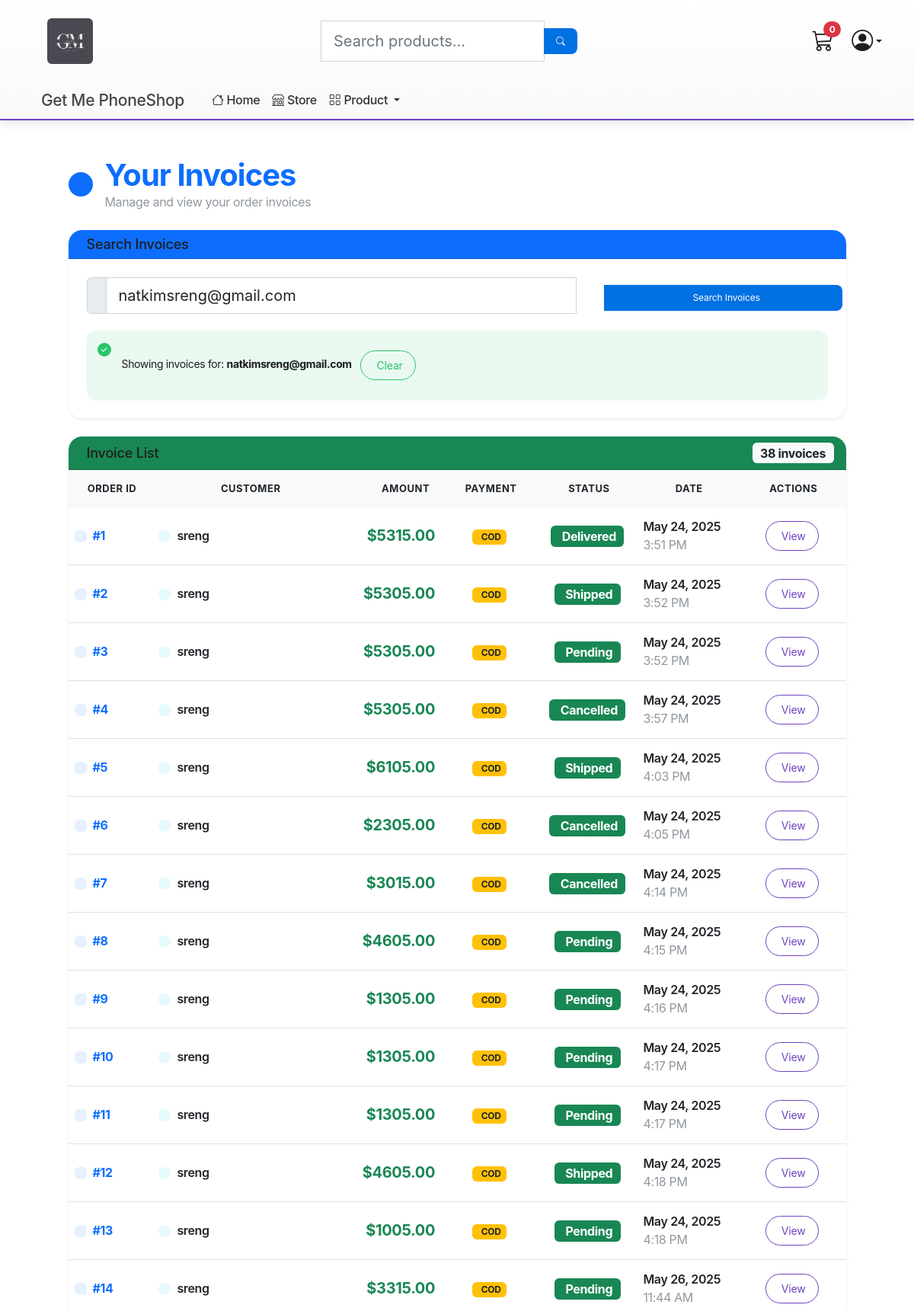
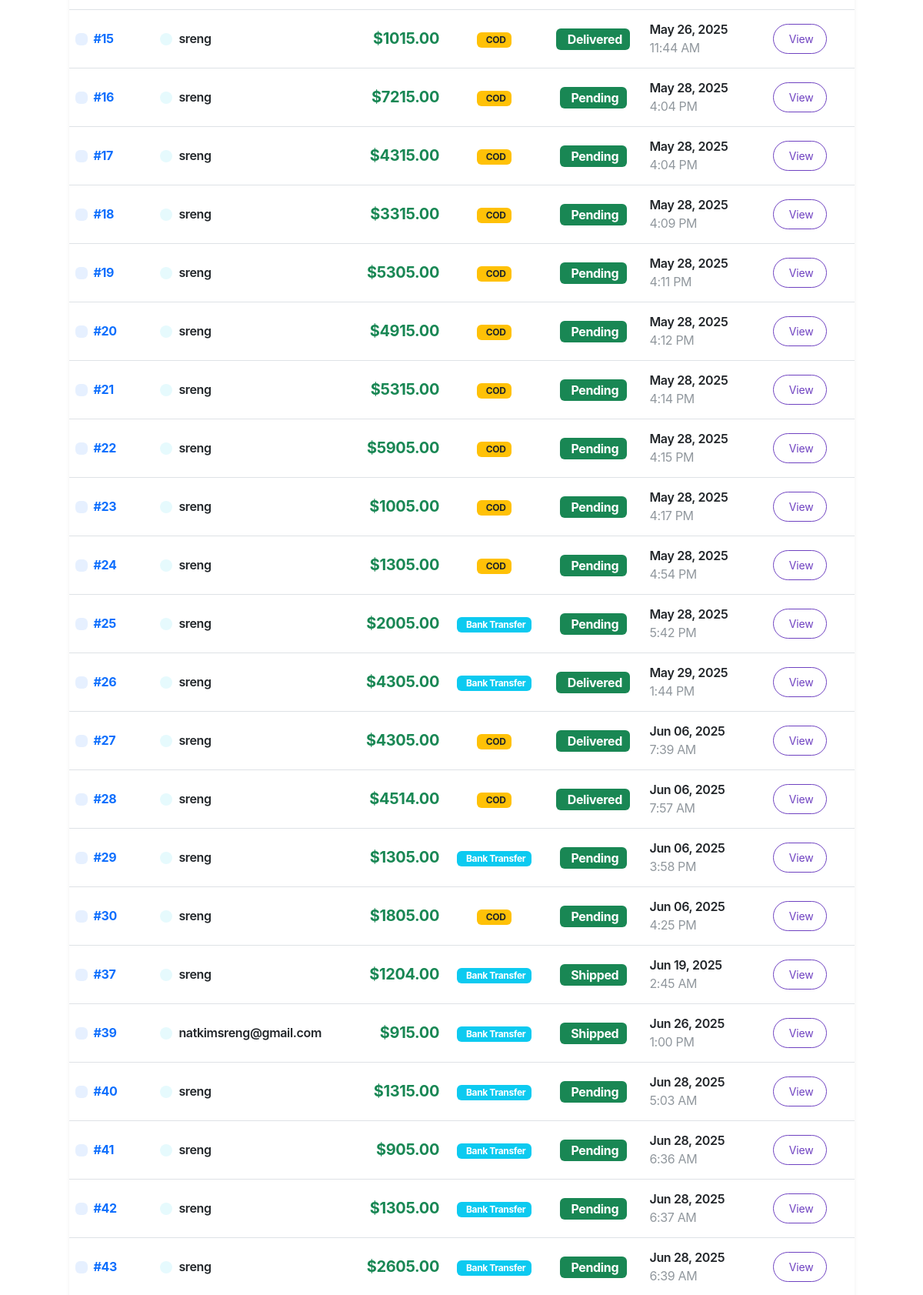
Screenshot of /payment/customer_invoice_list/ (signed in, upper part) with the database file from the repository (2 pictures, top to bottom).
### payment/models.py (models this page shows, shortened)
class Order(models.Model):
    class StatusChoices(models.TextChoices):
        PENDING = 'PENDING', 'Pending'
        SHIPPED = 'SHIPPED', 'Shipped'
        DELIVERED = 'DELIVERED', 'Delivered'
        CANCELLED = 'CANCELLED', 'Cancelled'
    class PaymentMethodChoices(models.TextChoices):
        COD = 'cod', 'Pay on Delivery'
        BANK_TRANSFER = 'bank_transfer', 'Bank Transfer'
    user = models.ForeignKey(User, on_delete=models.CASCADE, null=True, blank=True)
    shipping_address = models.ForeignKey(ShippingAddress, on_delete=models.SET_NULL, null=True)
    delivery_option = models.ForeignKey(DeliveryOption, on_delete=models.SET_NULL, null=True)
    payment_method = models.CharField(max_length=20, choices=PaymentMethodChoices.choices, default=PaymentMethodChoices.COD)
    amount_paid = models.DecimalField(max_digits=10, decimal_places=2)
    date_ordered = models.DateTimeField(auto_now_add=True)
    status = models.CharField(max_length=20, choices=StatusChoices.choices, default=StatusChoices.PENDING)
    date_shipped = models.DateTimeField(blank=True, null=True)

### payment/views.py (the view)
# urls.py: path('customer_invoice_list/', views.customer_invoice_list, name="customer_invoice_list"),
@login_required(login_url='/register/')
def customer_invoice_list(request):
    email = request.GET.get('email')
    orders = []
    if not email and request.user.is_authenticated:
        email = request.user.email
    if email:
        orders = Order.objects.filter(shipping_address__shipping_email=email).select_related('shipping_address', 'delivery_option').prefetch_related('orderitem_set__product')
        if not orders:
            messages.info(request, 'No invoices found for this email address.')
    context = {
        'orders': orders,
        'email': email
    }
    return render(request, 'payment/customer_invoice_list.html', context)

### cart/cart.py (called while the page is built)
    def __len__(self):
        return sum(item['quantity'] for item in self.cart.values())

### cart/context_processors.py (called while the page is built)
def cart(request):
    return {'cart': Cart(request)}

### payment/templates/payment/customer_invoice_list.html (shortened to what this page needs)
{% extends 'store/main.html' %}{% load static %}
{% block content %}
<div class="container my-5">
  <div class="row justify-content-center">
    <div class="col-lg-11">
      <div class="d-flex align-items-center mb-4">
        <div class="bg-primary rounded-circle p-3 me-3">
        </div>
        <div>
          <h1 class="display-6 mb-0 text-primary fw-bold">Your Invoices</h1>
          <p class="text-muted mb-0">Manage and view your order invoices</p>
        </div>
      </div>
      <div class="card shadow-sm mb-4">
        <div class="card-header bg-primary text-white">
          <h5 class="card-title mb-0">
            Search Invoices
          </h5>
        </div>
        <div class="card-body">
          <form method="get" action="{% url 'customer_invoice_list' %}" class="row g-3">
            <div class="col-md-8">
              <div class="input-group">
                <span class="input-group-text">
                </span>
                <input type="email"
                       name="email"
                       value="{{ email|default_if_none:'' }}"
                       placeholder="Enter your email address"
                       class="form-control form-control-lg"
                       required>
              </div>
            </div>
            <div class="col-md-4">
              <button type="submit" class="btn btn-primary btn-lg w-100">
                Search Invoices
              </button>
            </div>
          </form>
          {% if email %}
          <div class="mt-3">
            <div class="alert alert-success mb-0">
              Showing invoices for: <strong>{{ email }}</strong>
              <a href="{% url 'customer_invoice_list' %}" class="btn btn-sm btn-outline-success ms-2">
                Clear
              </a>
            </div>
          </div>
          {% endif %}
        </div>
      </div>
      <div class="card shadow-sm">
        <div class="card-header bg-success text-white d-flex justify-content-between align-items-center">
          <h5 class="card-title mb-0">
            Invoice List
          </h5>
          <span class="badge bg-light text-dark fs-6">
            {{ orders|length }} invoice{{ orders|length|pluralize }}
          </span>
        </div>
        <div class="card-body p-0">
          {% if orders %}
          <div class="table-responsive">
            <table class="table table-hover mb-0">
              <thead class="table-light">
                <tr>
                  <th class="border-0 fw-bold text-dark">
                    Order ID
                  </th>
                  <th class="border-0 fw-bold text-dark">
                    Customer
                  </th>
                  <th class="border-0 fw-bold text-dark text-end">
                    Amount
                  </th>
                  <th class="border-0 fw-bold text-dark text-center">
                    Payment
                  </th>
                  <th class="border-0 fw-bold text-dark text-center">
                    Status
                  </th>
                  <th class="border-0 fw-bold text-dark">
                    Date
                  </th>
                  <th class="border-0 fw-bold text-dark text-center">
                    Actions
                  </th>
                </tr>
              </thead>
              <tbody>
                {% for order in orders %}
                <tr class="align-middle">
                  <td>
                    <div class="d-flex align-items-center">
                      <div class="bg-primary bg-opacity-10 rounded p-2 me-2">
                      </div>
                      <span class="fw-bold text-primary">#{{ order.id }}</span>
                    </div>
                  </td>
                  <td>
                    <div class="d-flex align-items-center">
                      <div class="bg-info bg-opacity-10 rounded-circle p-2 me-2">
                      </div>
                      <div>
                        {% if order.user %}
                          <span class="fw-semibold">{{ order.user.username }}</span>
                        {% elif order.shipping_address %}
                          <span class="fw-semibold">{{ order.shipping_address.shipping_full_name }}</span>
                        {% else %}
                          <span class="text-muted fst-italic">N/A</span>
                        {% endif %}
                      </div>
                    </div>
                  </td>
                  <td class="text-end">
                    <span class="fw-bold text-success fs-5">${{ order.amount_paid|floatformat:2 }}</span>
                  </td>
                  <td class="text-center">
                    {% if order.payment_method == 'cod' %}
                      <span class="badge bg-warning text-dark">
                        COD
                      </span>
                    {% elif order.payment_method == 'bank_transfer' %}
                      <span class="badge bg-info">
                        Bank Transfer
                      </span>
                    {% else %}
                      <span class="badge bg-secondary">{{ order.payment_method }}</span>
                    {% endif %}
                  </td>
                  <td class="text-center">
                    <span class="badge bg-success fs-6">
                      {{ order.get_status_display }}
                    </span>
                  </td>
                  <td>
                    <div class="text-nowrap">
                      <div class="fw-semibold">{{ order.date_ordered|date:"M d, Y" }}</div>
                      <small class="text-muted">{{ order.date_ordered|date:"g:i A" }}</small>
                    </div>
                  </td>
                  <td class="text-center">
                    <div class="btn-group" role="group">
                      <a href="{% url 'customer_invoice_detail' order.id %}"
                         class="btn btn-outline-primary btn-sm"
                         data-bs-toggle="tooltip"
                         title="View Invoice Details">
                        View
                      </a>
                    </div>
                  </td>
                </tr>
                {% endfor %}
              </tbody>
            </table>
          </div>
          {% endif %}
        </div>
      </div>
    </div>
  </div>
</div>
{% endblock content %}

### static/css/main.css (style rules this page uses)
:root { --primary-color: #0071e3; --secondary-color: #86868b; --danger-color: #ff3b30; --success-color: #2ac46a; --light-bg: #f5f5f7; --dark-bg: #1d1d1f; --border-light: #d2d2d7; --text-primary: #1d1d1f; --text-secondary: #86868b; --shadow-sm: 0 2px 10px rgba(0, 0, 0, 0.05); --shadow-md: 0 4px 16px rgba(0, 0, 0, 0.08); --radius-sm: 8px; --radius-md: 12px; --radius-lg: 18px; }
body { font-family: -apple-system, BlinkMacSystemFont, "SF Pro Text", "SF Pro Icons", "Helvetica Neue", Helvetica, Arial, sans-serif; background-color: var(--light-bg); color: var(--text-primary); -webkit-font-smoothing: antialiased; -moz-osx-font-smoothing: grayscale; line-height: 1.47059; letter-spacing: -0.022em; overflow-x: hidden; }
h1, h2, h3, h4, h5, h6 { color: var(--text-primary); font-weight: 600; letter-spacing: -0.025em; }
.card, .product-card { border: none; border-radius: 18px; overflow: hidden; transition: all 0.5s cubic-bezier(0.28, 0.11, 0.32, 1); position: relative; background-color: white; box-shadow: 0 1px 3px rgba(0, 0, 0, 0.04); }
.card-body { padding: 24px; }
.card-title { font-size: 18px; font-weight: 500; color: var(--text-primary); margin-bottom: 0.5rem; letter-spacing: -0.01em; }
.text-muted { font-size: 1rem; opacity: 0.75; margin-right: 10px; }
.btn { border-radius: 980px; padding: 8px 16px; font-weight: 400; margin: 10px 20px; font-size: 14px; transition: all 0.3s cubic-bezier(0.28, 0.11, 0.32, 1); border: none; text-align: center; cursor: pointer; letter-spacing: -0.01em; }
.btn-primary { background-color: var(--primary-color); color: white; font-size: 12px; border-radius: 980px; padding: 8px 16px; }
.btn-outline-primary { background-color: transparent; border: 1px solid var(--primary-color); color: var(--primary-color); }
.btn-outline-success { background-color: transparent; border: 1px solid var(--success-color); color: var(--success-color); }
.table { width: 100%; margin-bottom: 0; }
.table th { border-bottom: 1px solid var(--border-light); padding: 12px; text-align: center; font-weight: 500; color: var(--text-secondary); font-size: 13px; text-transform: uppercase; letter-spacing: 0.04em; }
.table th { border-bottom: 2px solid #dee2e6; padding: 15px; text-align: center; }
.alert-success, .sale-alert { font-size: 14px; line-height: 1.45; padding: 16px 24px; border-radius: 14px; box-shadow: 0 1px 4px rgba(0, 0, 0, 0.04); border: none; }
.alert-success { background-color: rgba(42, 196, 106, 0.1); color: var(--text-primary); position: relative; padding-left: 38px; }
.alert-success:before { content: "✓"; width: 18px; height: 18px; font-size: 12px; background-color: var(--success-color); color: white; border-radius: 50%; position: absolute; left: 14px; top: 16px; display: flex; align-items: center; justify-content: center; }

### store/templates/store/main.html (style rules this page uses)
body { background-color: white; }
.btn-outline-primary { border-color: #6f42c1; color: #6f42c1; transition: all 0.3s ease; }
.form-control { border-radius: 0.5rem 0 0 0.5rem; border: 1px solid #ced4da; transition: border-color 0.3s ease; }
.btn-primary { border: none; border-radius: 0 0.5rem 0.5rem 0; transition: background 0.3s ease; }

### rows the page displays
Order: id "1", user.username "sreng", amount_paid "5315.00", payment_method "COD", status "Delivered", date_ordered "May 24, 2025", date_ordered "3:51 PM"
Order: id "2", user.username "sreng", amount_paid "5305.00", payment_method "COD", status "Shipped", date_ordered "May 24, 2025", date_ordered "3:52 PM"
Order: id "3", user.username "sreng", amount_paid "5305.00", payment_method "COD", status "Pending", date_ordered "May 24, 2025", date_ordered "3:52 PM"
Order: id "4", user.username "sreng", amount_paid "5305.00", payment_method "COD", status "Cancelled", date_ordered "May 24, 2025", date_ordered "3:57 PM"
Order: id "5", user.username "sreng", amount_paid "6105.00", payment_method "COD", status "Shipped", date_ordered "May 24, 2025", date_ordered "4:03 PM"
Order: id "6", user.username "sreng", amount_paid "2305.00", payment_method "COD", status "Cancelled", date_ordered "May 24, 2025", date_ordered "4:05 PM"
Order: id "7", user.username "sreng", amount_paid "3015.00", payment_method "COD", status "Cancelled", date_ordered "May 24, 2025", date_ordered "4:14 PM"
Order: id "8", user.username "sreng", amount_paid "4605.00", payment_method "COD", status "Pending", date_ordered "May 24, 2025", date_ordered "4:15 PM"
Order: id "9", user.username "sreng", amount_paid "1305.00", payment_method "COD", status "Pending", date_ordered "May 24, 2025", date_ordered "4:16 PM"
Order: id "10", user.username "sreng", amount_paid "1305.00", payment_method "COD", status "Pending", date_ordered "May 24, 2025", date_ordered "4:17 PM"
Order: id "11", user.username "sreng", amount_paid "1305.00", payment_method "COD", status "Pending", date_ordered "May 24, 2025", date_ordered "4:17 PM"
Order: id "12", user.username "sreng", amount_paid "4605.00", payment_method "COD", status "Shipped", date_ordered "May 24, 2025", date_ordered "4:18 PM"
Order: id "13", user.username "sreng", amount_paid "1005.00", payment_method "COD", status "Pending", date_ordered "May 24, 2025", date_ordered "4:18 PM"
Order: id "14", user.username "sreng", amount_paid "3315.00", payment_method "COD", status "Pending", date_ordered "May 26, 2025", date_ordered "11:44 AM"
Order: id "15", user.username "sreng", amount_paid "1015.00", payment_method "COD", status "Delivered", date_ordered "May 26, 2025", date_ordered "11:44 AM"
Order: id "16", user.username "sreng", amount_paid "7215.00", payment_method "COD", status "Pending", date_ordered "May 28, 2025", date_ordered "4:04 PM"
Order: id "17", user.username "sreng", amount_paid "4315.00", payment_method "COD", status "Pending", date_ordered "May 28, 2025", date_ordered "4:04 PM"
Order: id "18", user.username "sreng", amount_paid "3315.00", payment_method "COD", status "Pending", date_ordered "May 28, 2025", date_ordered "4:09 PM"
Order: id "19", user.username "sreng", amount_paid "5305.00", payment_method "COD", status "Pending", date_ordered "May 28, 2025", date_ordered "4:11 PM"
Order: id "20", user.username "sreng", amount_paid "4915.00", payment_method "COD", status "Pending", date_ordered "May 28, 2025", date_ordered "4:12 PM"
Order: id "21", user.username "sreng", amount_paid "5315.00", payment_method "COD", status "Pending", date_ordered "May 28, 2025", date_ordered "4:14 PM"
Order: id "22", user.username "sreng", amount_paid "5905.00", payment_method "COD", status "Pending", date_ordered "May 28, 2025", date_ordered "4:15 PM"
Order: id "23", user.username "sreng", amount_paid "1005.00", payment_method "COD", status "Pending", date_ordered "May 28, 2025", date_ordered "4:17 PM"
Order: id "24", user.username "sreng", amount_paid "1305.00", payment_method "COD", status "Pending", date_ordered "May 28, 2025", date_ordered "4:54 PM"
Order: id "25", user.username "sreng", amount_paid "2005.00", payment_method "Bank Transfer", status "Pending", date_ordered "May 28, 2025", date_ordered "5:42 PM"
Order: id "26", user.username "sreng", amount_paid "4305.00", payment_method "Bank Transfer", status "Delivered", date_ordered "May 29, 2025", date_ordered "1:44 PM"
Order: id "27", user.username "sreng", amount_paid "4305.00", payment_method "COD", status "Delivered", date_ordered "Jun 06, 2025", date_ordered "7:39 AM"
Order: id "28", user.username "sreng", amount_paid "4514.00", payment_method "COD", status "Delivered", date_ordered "Jun 06, 2025", date_ordered "7:57 AM"
Order: id "29", user.username "sreng", amount_paid "1305.00", payment_method "Bank Transfer", status "Pending", date_ordered "Jun 06, 2025", date_ordered "3:58 PM"
Order: id "30", user.username "sreng", amount_paid "1805.00", payment_method "COD", status "Pending", date_ordered "Jun 06, 2025", date_ordered "4:25 PM"
Order: id "37", user.username "sreng", amount_paid "1204.00", payment_method "Bank Transfer", status "Shipped", date_ordered "Jun 19, 2025", date_ordered "2:45 AM"
Order: id "39", user.username "natkimsreng@gmail.com", amount_paid "915.00", payment_method "Bank Transfer", status "Shipped", date_ordered "Jun 26, 2025", date_ordered "1:00 PM"
Order: id "40", user.username "sreng", amount_paid "1315.00", payment_method "Bank Transfer", status "Pending", date_ordered "Jun 28, 2025", date_ordered "5:03 AM"
Order: id "41", user.username "sreng", amount_paid "905.00", payment_method "Bank Transfer", status "Pending", date_ordered "Jun 28, 2025", date_ordered "6:36 AM"
Order: id "42", user.username "sreng", amount_paid "1305.00", payment_method "Bank Transfer", status "Pending", date_ordered "Jun 28, 2025", date_ordered "6:37 AM"
Order: id "43", user.username "sreng", amount_paid "2605.00", payment_method "Bank Transfer", status "Pending", date_ordered "Jun 28, 2025", date_ordered "6:39 AM"

### other values shown
{{ cart|length }} "0"
{{ email }} "natkimsreng@gmail.com"
{{ orders|length }} "38"
